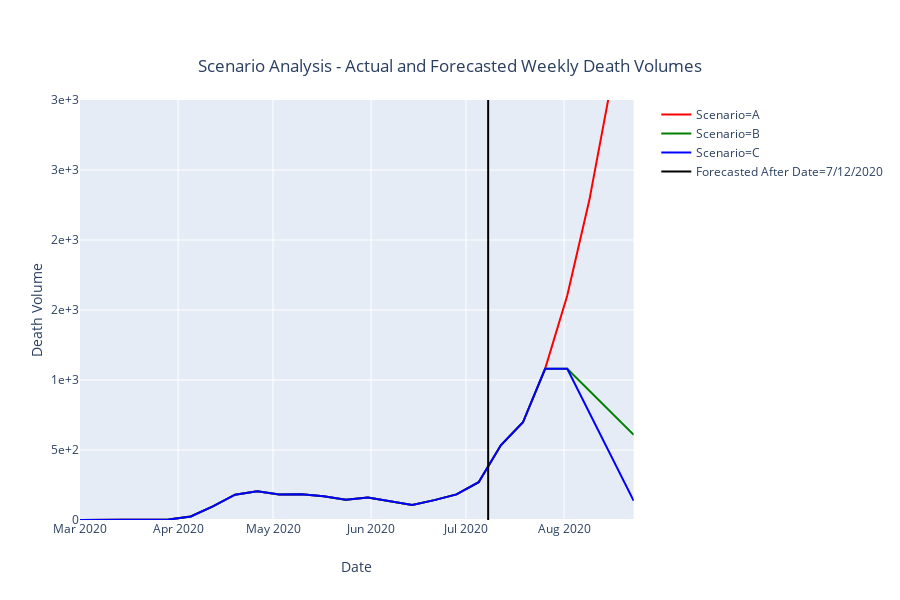

Source (notebook cell):
### Code cell
df5 = df_agg.groupby(['DateWeek']).agg({'SceA_deaths':'sum','SceB_deaths':'sum','SceC_deaths':'sum'}).reset_index()
df5 = df5.astype({'SceA_deaths':int,'SceB_deaths':int,'SceC_deaths':int}) 

df5['Scenario']="A"
figA = px.line(df5,
             x="DateWeek",
             y='SceA_deaths',
             labels = {'DateWeek':'Date','SceA_deaths':'Death Volume'},
            color='Scenario',
            color_discrete_sequence=["red"],
             title={
                'text': "Scenario Analysis - Actual and Forecasted Weekly Death Volumes",
                'y':0.9,
                'x':0.5,
                'xanchor': 'center',
                'yanchor': 'top'})
df5['Scenario']="B"
figB = px.line(df5,
             x="DateWeek",
             y='SceB_deaths',
             labels = {'DateWeek':'Date','SceB_deaths':'Death Volume'},
               color='Scenario',
               color_discrete_sequence=["green"],
             title={
                'text': "Scenario Analysis - Actual and Forecasted Weekly Death Volumes",
                'y':0.9,
                'x':0.5,
                'xanchor': 'center',
                'yanchor': 'top'})
df5['Scenario']="C"
figC = px.line(df5,
             x="DateWeek",
             y='SceC_deaths',
             labels = {'DateWeek':'Date','SceC_deaths':'Death Volume'},
               color='Scenario',
               color_discrete_sequence=["blue"],
             title={
                'text': "Scenario Analysis - Actual and Forecasted Weekly Death Volumes",
                'y':0.9,
                'x':0.5,
                'xanchor': 'center',
                'yanchor': 'top'})

temp = {'DateWeek': ['2020-07-08','2020-07-08'],
        'SceA_deaths': [-10000.00, 10000.00],
        'binned':['7/12/2020','7/12/2020']
                }
temp_df = pd.DataFrame(temp, columns = ['DateWeek', 'SceA_deaths','binned'])


fig_vertical = px.line(temp_df
                ,x='DateWeek'
                ,y='SceA_deaths'
                ,color='binned'
                ,color_discrete_sequence=["black"]
               ,labels = {'DateWeek':'Date','SceA_deaths':'blah','binned':'Forecasted After Date'},
)

figA.add_trace(figB.data[0])
figA.add_trace(figC.data[0])
figA.add_trace(fig_vertical.data[0])
figA.update_traces(hovertemplate=None)
figA.update_layout(hovermode="x")
figA.update_yaxes(tickformat = ',.0', range = [0,3000])

#fig.add_bar(df2,x='TDR_Week', y='pred_deaths', barmode='stacked')


figA.show()
#py.plot(figA, filename = 'Scenario Analysis - Actual and Forecasted Weekly Death Volumes', auto_open=False)

### Figure 1 — Plotly figure (JSON) as saved in the notebook; plotly's stock layout.template omitted (floating-point values rounded to 4 significant figures)
{"data": [{"hoverlabel": {"namelength": 0}, "legendgroup": "Scenario=A", "line": {"color": "red", "dash": "solid"}, "mode": "lines", "name": "Scenario=A", "showlegend": true, "type": "scatter", "x": ["2020-03-01T00:00:00", "2020-03-08T00:00:00", "2020-03-15T00:00:00", "2020-03-22T00:00:00", "2020-03-29T00:00:00", "2020-04-05T00:00:00", "2020-04-12T00:00:00", "2020-04-19T00:00:00", "2020-04-26T00:00:00", "2020-05-03T00:00:00", "2020-05-10T00:00:00", "2020-05-17T00:00:00", "2020-05-24T00:00:00", "2020-05-31T00:00:00", "2020-06-07T00:00:00", "2020-06-14T00:00:00", "2020-06-21T00:00:00", "2020-06-28T00:00:00", "2020-07-05T00:00:00", "2020-07-12T00:00:00", "2020-07-19T00:00:00", "2020-07-26T00:00:00", "2020-08-02T00:00:00", "2020-08-09T00:00:00", "2020-08-16T00:00:00", "2020-08-23T00:00:00"], "xaxis": "x", "y": [0, 0, 0, 1, 3, 25, 97, 181, 205, 182, 184, 170, 145, 161, 134, 108, 142, 183, 270, 534, 698, 1080, 1604, 2287, 3129, 4105], "yaxis": "y"}, {"hoverlabel": {"namelength": 0}, "legendgroup": "Scenario=B", "line": {"color": "green", "dash": "solid"}, "mode": "lines", "name": "Scenario=B", "showlegend": true, "type": "scatter", "x": ["2020-03-01T00:00:00", "2020-03-08T00:00:00", "2020-03-15T00:00:00", "2020-03-22T00:00:00", "2020-03-29T00:00:00", "2020-04-05T00:00:00", "2020-04-12T00:00:00", "2020-04-19T00:00:00", "2020-04-26T00:00:00", "2020-05-03T00:00:00", "2020-05-10T00:00:00", "2020-05-17T00:00:00", "2020-05-24T00:00:00", "2020-05-31T00:00:00", "2020-06-07T00:00:00", "2020-06-14T00:00:00", "2020-06-21T00:00:00", "2020-06-28T00:00:00", "2020-07-05T00:00:00", "2020-07-12T00:00:00", "2020-07-19T00:00:00", "2020-07-26T00:00:00", "2020-08-02T00:00:00", "2020-08-09T00:00:00", "2020-08-16T00:00:00", "2020-08-23T00:00:00"], "xaxis": "x", "y": [0, 0, 0, 1, 3, 25, 97, 181, 205, 182, 184, 170, 145, 161, 134, 108, 142, 183, 270, 534, 698, 1080, 1080, 923, 766, 608], "yaxis": "y"}, {"hoverlabel": {"namelength": 0}, "legendgroup": "Scenario=C", "line": {"color": "blue", "dash": "solid"}, "mode": "lines", "name": "Scenario=C", "showlegend": true, "type": "scatter", "x": ["2020-03-01T00:00:00", "2020-03-08T00:00:00", "2020-03-15T00:00:00", "2020-03-22T00:00:00", "2020-03-29T00:00:00", "2020-04-05T00:00:00", "2020-04-12T00:00:00", "2020-04-19T00:00:00", "2020-04-26T00:00:00", "2020-05-03T00:00:00", "2020-05-10T00:00:00", "2020-05-17T00:00:00", "2020-05-24T00:00:00", "2020-05-31T00:00:00", "2020-06-07T00:00:00", "2020-06-14T00:00:00", "2020-06-21T00:00:00", "2020-06-28T00:00:00", "2020-07-05T00:00:00", "2020-07-12T00:00:00", "2020-07-19T00:00:00", "2020-07-26T00:00:00", "2020-08-02T00:00:00", "2020-08-09T00:00:00", "2020-08-16T00:00:00", "2020-08-23T00:00:00"], "xaxis": "x", "y": [0, 0, 0, 1, 3, 25, 97, 181, 205, 182, 184, 170, 145, 161, 134, 108, 142, 183, 270, 534, 698, 1080, 1080, 766, 451, 137], "yaxis": "y"}, {"hoverlabel": {"namelength": 0}, "legendgroup": "Forecasted After Date=7/12/2020", "line": {"color": "black", "dash": "solid"}, "mode": "lines", "name": "Forecasted After Date=7/12/2020", "showlegend": true, "type": "scatter", "x": ["2020-07-08", "2020-07-08"], "xaxis": "x", "y": [-10000, 10000], "yaxis": "y"}], "layout": {"height": 600, "hovermode": "x", "legend": {"tracegroupgap": 0}, "title": {"text": "Scenario Analysis - Actual and Forecasted Weekly Death Volumes", "x": 0.5, "xanchor": "center", "y": 0.9, "yanchor": "top"}, "xaxis": {"anchor": "y", "domain": [0, 0.98], "title": {"text": "Date"}}, "yaxis": {"anchor": "x", "domain": [0, 1], "range": [0, 3000], "tickformat": ",.0", "title": {"text": "Death Volume"}}}}
